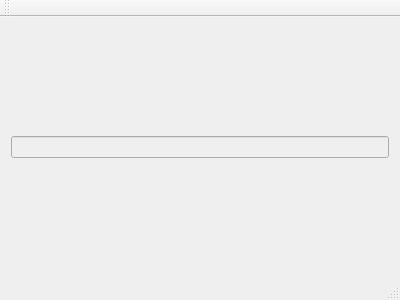
<?xml version="1.0" encoding="UTF-8"?>
<ui version="4.0">
 <class>MainWindow</class>
 <widget class="QMainWindow" name="MainWindow">
  <property name="geometry">
   <rect>
    <x>0</x>
    <y>0</y>
    <width>400</width>
    <height>300</height>
   </rect>
  </property>
  <property name="windowTitle">
   <string>Uber Calculator</string>
  </property>
  <widget class="QWidget" name="centralWidget">
   <layout class="QGridLayout" name="gridLayout">
    <item row="7" column="3">
     <layout class="QGridLayout" name="gridLayout_2">
      <item row="1" column="0" colspan="2">
       <widget class="QLineEdit" name="result">
        <property name="enabled">
         <bool>false</bool>
        </property>
        <property name="maxLength">
         <number>99999</number>
        </property>
       </widget>
      </item>
     </layout>
    </item>
   </layout>
  </widget>
  <widget class="QMenuBar" name="menuBar">
   <property name="geometry">
    <rect>
     <x>0</x>
     <y>0</y>
     <width>400</width>
     <height>21</height>
    </rect>
   </property>
  </widget>
  <widget class="QToolBar" name="mainToolBar">
   <attribute name="toolBarArea">
    <enum>TopToolBarArea</enum>
   </attribute>
   <attribute name="toolBarBreak">
    <bool>false</bool>
   </attribute>
  </widget>
  <widget class="QStatusBar" name="statusBar"/>
 </widget>
 <layoutdefault spacing="6" margin="11"/>
 <resources/>
 <connections/>
</ui>
